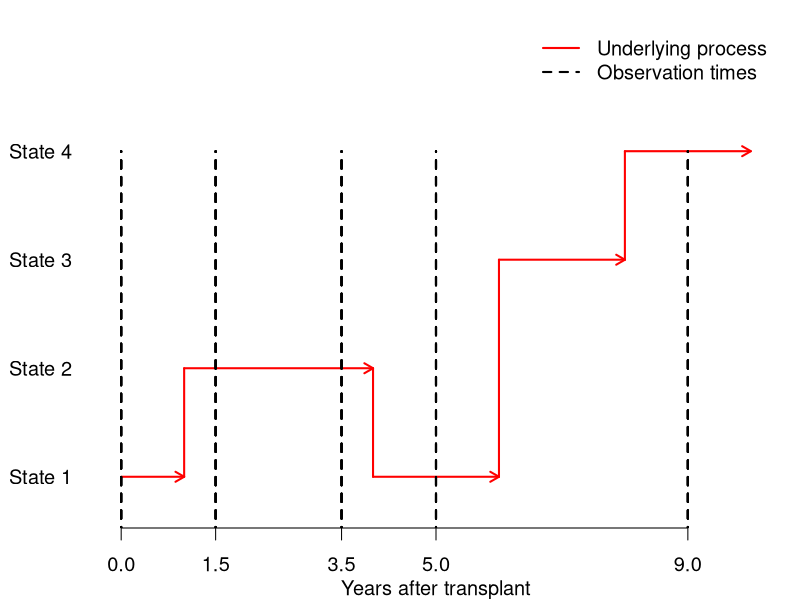

Write the R code that produced this figure.
## ---- chunk 1
changetimes <- c(1,4,6,8,10)
obstimes <- c(0, 1.5, 3.5, 5, 9)
states <- c(1,2,1,3,4)

nst <- 4
maxtime <- 10
par(lwd=2, cex=1.2, mgp=c(2,1,0), mar=c(3,4,1,1))
plot(0,0, xlim=c(0,maxtime), ylim=c(0.7,nst+1.0), type="n", axes=F, xlab="Years after transplant", ylab="")
axis(2, at = c(1,2,3,4), labels = c("State 1","State 2","State 3","State 4"), tick=F, las=1)

axis(1, at=c(0, 1.5, 3.5, 5, 9), lwd=1)

arrows(0,states[1], changetimes[1], states[1], length=0.1, col="red")
for (i in seq(along=changetimes))
  arrows(changetimes[i], states[i+1], changetimes[i+1], states[i+1], length=0.1, col="red")
for (i in seq(along=changetimes))
  lines(c(changetimes[i], changetimes[i]), c(states[i], states[i+1]), col="red")

for (i in seq(along=obstimes))
  segments(obstimes, 0, obstimes, nst, lty=2)

legend("topright", col=c("red","black"), lty=c(1, 2), lwd=c(2,2), c("Underlying process", "Observation times"), bty="n")
